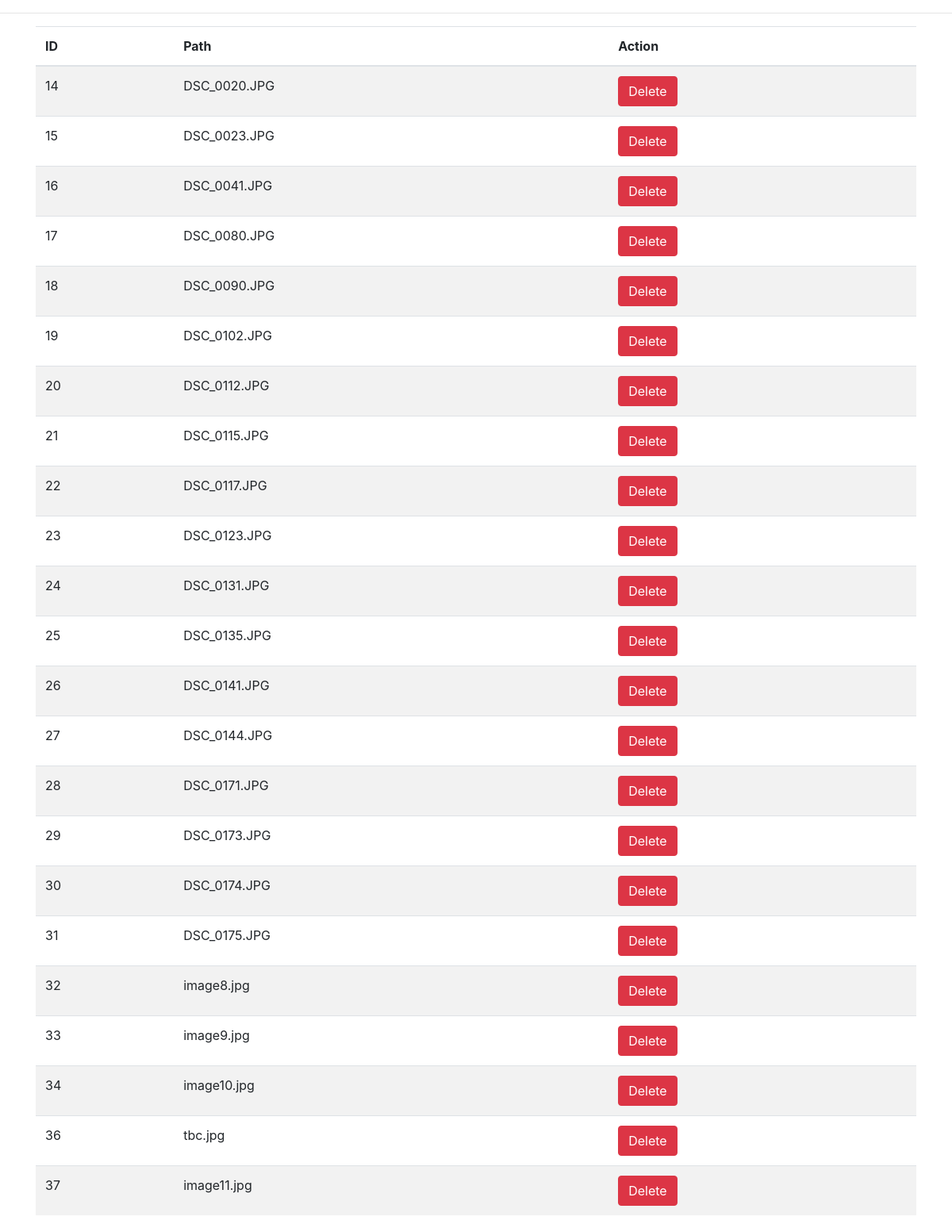
Page /gallerylist.php on the committed database.
### tables this page shows
CREATE TABLE `gallery` (
  `id` int(11) NOT NULL,
  `path` varchar(255) NOT NULL
);

### gallerylist.php (the view, shortened to what this page needs)
<?php
$conn = mysqli_connect('localhost', 'root', '', 'register');
$sql = "SELECT * FROM gallery";
$result = mysqli_query($conn, $sql);
$files = mysqli_fetch_all($result, MYSQLI_ASSOC);
  ?>
<!doctype html>
<html lang="en">
  <head>
    <link rel="stylesheet" href="https://stackpath.bootstrapcdn.com/bootstrap/4.4.1/css/bootstrap.min.css">
  </head>
  <body>
    <hr class="divider">
    <div class="container">
  		<table class="table table-striped">
<thead>
    <th scope="col">ID</th>
    <th scope="col">Path</th>
    <th scope="col">Action</th>
</thead>
<tbody>
  <?php foreach ($files as $file): ?>
    <tr>
      <td scope="row"><?php echo $file['id']; ?></td>
      <td scope="row"><?php echo $file['path']; ?></td>
     <td scope="row"><a href="deletegallery.php?id=<?php echo $file["id"]; ?>"><button type="button" class="btn btn-danger">Delete</button></a></td>
    </tr>
  <?php endforeach;?>
</tbody>
</table>
</div>
</body>
</html>

### rows in the picture
gallery: id "14", path "DSC_0020.JPG"
gallery: id "15", path "DSC_0023.JPG"
gallery: id "16", path "DSC_0041.JPG"
gallery: id "17", path "DSC_0080.JPG"
gallery: id "18", path "DSC_0090.JPG"
gallery: id "19", path "DSC_0102.JPG"
gallery: id "20", path "DSC_0112.JPG"
gallery: id "21", path "DSC_0115.JPG"
gallery: id "22", path "DSC_0117.JPG"
gallery: id "23", path "DSC_0123.JPG"
gallery: id "24", path "DSC_0131.JPG"
gallery: id "25", path "DSC_0135.JPG"
gallery: id "26", path "DSC_0141.JPG"
gallery: id "27", path "DSC_0144.JPG"
gallery: id "28", path "DSC_0171.JPG"
gallery: id "29", path "DSC_0173.JPG"
gallery: id "30", path "DSC_0174.JPG"
gallery: id "31", path "DSC_0175.JPG"
gallery: id "32", path "image8.jpg"
gallery: id "33", path "image9.jpg"
gallery: id "34", path "image10.jpg"
gallery: id "36", path "tbc.jpg"
gallery: id "37", path "image11.jpg"
